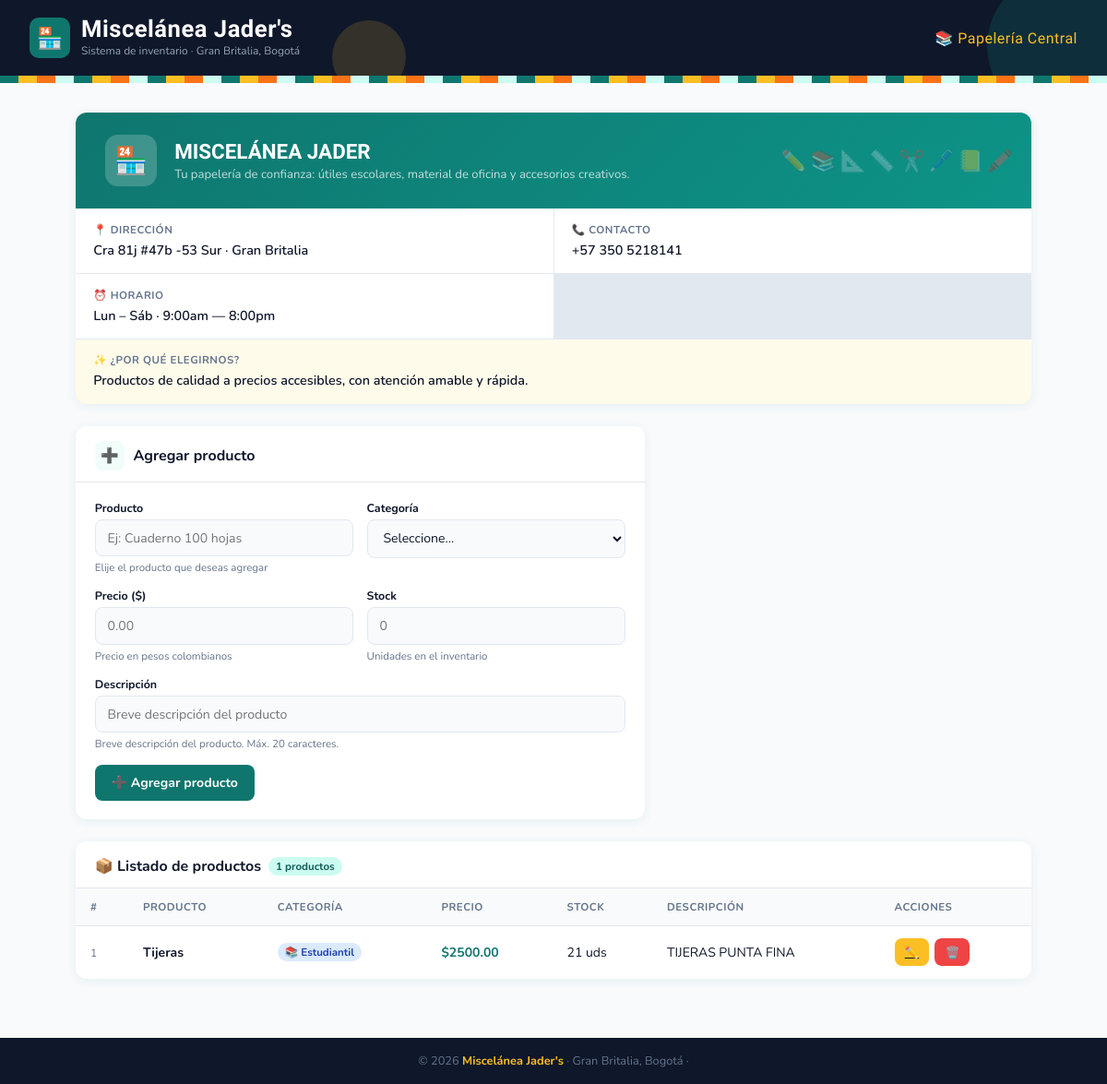
Before: / with the older database file.
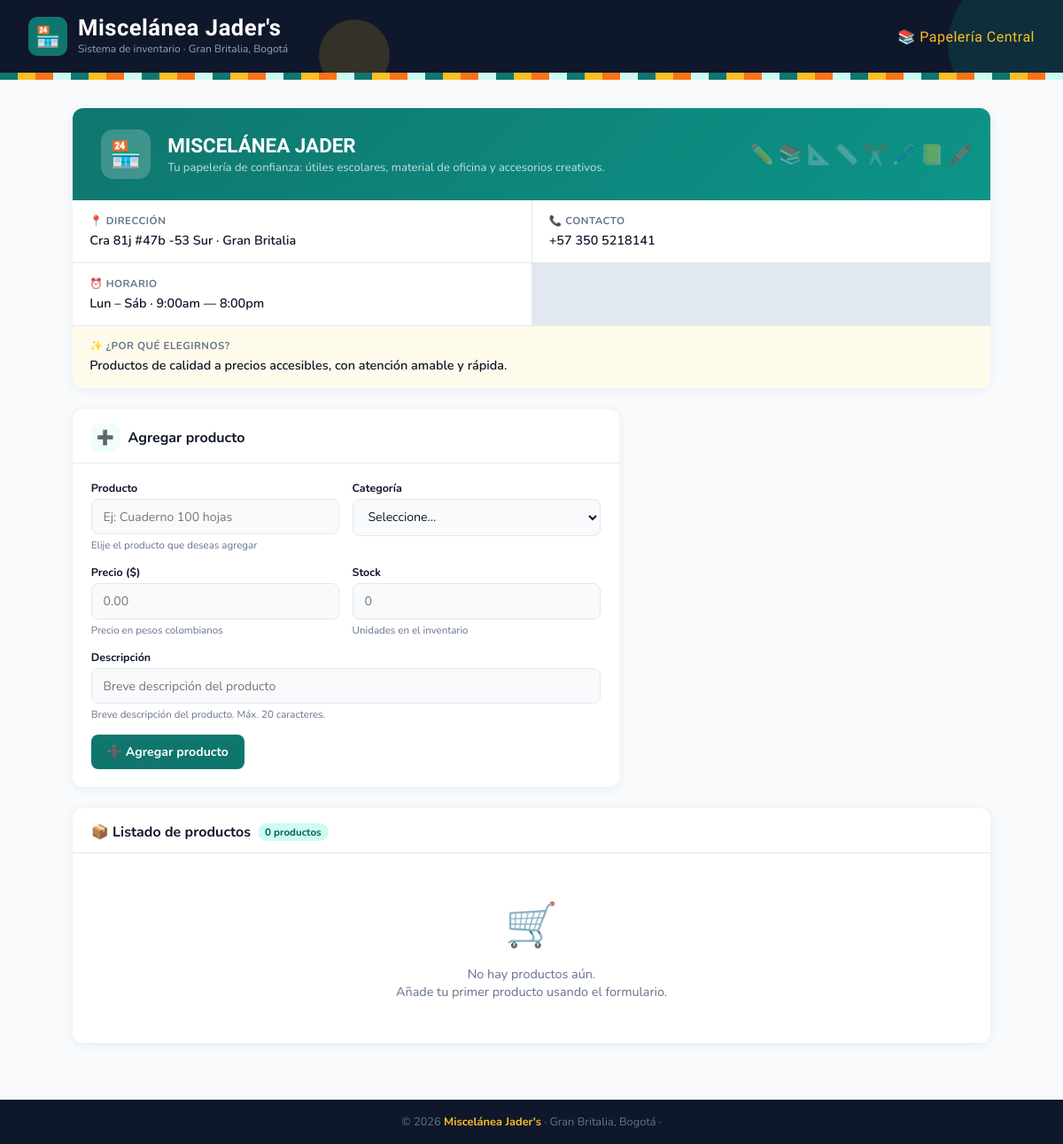
After: the same page with the newer database file.
### tables this page shows
CREATE TABLE productos (
            id INTEGER PRIMARY KEY AUTOINCREMENT,
            nombre TEXT NOT NULL,
            categoria TEXT NOT NULL,
            precio REAL NOT NULL,
            stock INTEGER NOT NULL,
            descripcion TEXT NOT NULL,
            creado_en TEXT NOT NULL
        );

### main.py (the view)
@app.get("/", response_class=HTMLResponse)
def inicio(request: Request):
    return ver_productos(request)

### templates/productos.html (shortened to what this page needs)
<!DOCTYPE html>
<html lang="es">
<head>
  <link rel="stylesheet" href="{{ url_for('static', path='style.css') }}">
</head>
<body>
<header>
  <div class="header-inner">
    <div class="header-logo">
      <div class="logo-icon">🏪</div>
      <div>
        <h1>Miscelánea Jader's</h1>
        <p class="subtitle">Sistema de inventario · Gran Britalia, Bogotá</p>
      </div>
    </div>
    <div class="header-brand">📚 Papelería Central</div>
  </div>
</header>
<div class="pattern-banner"></div>
<main>
  <div class="hero">
    <div class="hero-top">
      <div class="hero-avatar">🏪</div>
      <div>
        <h2>MISCELÁNEA JADER</h2>
        <p>Tu papelería de confianza: útiles escolares, material de oficina y accesorios creativos.</p>
      </div>
    </div>
    <div class="info-grid">
      <div class="info-cell">
        <strong>📍 Dirección</strong>
        <span>Cra 81j #47b -53 Sur · Gran Britalia</span>
      </div>
      <div class="info-cell">
        <strong>📞 Contacto</strong>
        <span>+57 350 5218141</span>
      </div>
      <div class="info-cell">
        <strong>⏰ Horario</strong>
        <span>Lun – Sáb · 9:00am — 8:00pm</span>
      </div>
      <div class="info-cell">
        <strong>✨ ¿Por qué elegirnos?</strong>
        <span>Productos de calidad a precios accesibles, con atención amable y rápida.</span>
      </div>
    </div>
  </div>
  <div class="grid">
    <div class="panel">
      <div class="panel-header">
        <div class="panel-icon">➕</div>
        <h3>Agregar producto</h3>
      </div>
      <div class="panel-body">
        <form action="/productos" method="post" class="form-grid">
          <div class="field">
            <label>Producto</label>
            <input name="nombre" placeholder="Ej: Cuaderno 100 hojas" value="{{ form_data.nombre or '' }}" required>
            <span class="help">Elije el producto que deseas agregar</span>
          </div>
          <div class="field">
            <label>Categoría</label>
            <select name="categoria" required>
              <option value="">Seleccione...</option>
            </select>
          </div>
          <div class="field">
            <label>Precio ($)</label>
            <input type="number" step="0.01" min="0.01" name="precio" placeholder="0.00" value="{{ form_data.precio or '' }}" required>
            <span class="help">Precio en pesos colombianos</span>
          </div>
          <div class="field">
            <label>Stock</label>
            <input type="number" name="stock" min="0" placeholder="0" value="{{ form_data.stock or '' }}" required>
            <span class="help">Unidades en el inventario</span>
          </div>
          <div class="field full">
            <label>Descripción</label>
            <input name="descripcion" placeholder="Breve descripción del producto" value="{{ form_data.descripcion or '' }}" required maxlength="20">
            <span class="help">Breve descripción del producto. Máx. 20 caracteres.</span>
          </div>
          <div class="full actions-row">
            <button class="btn btn-primary" type="submit">➕ Agregar producto</button>
          </div>
        </form>
      </div>
    </div>
  </div>
  <div class="section-table">
    <div class="section-table-header">
      <h3>
        📦 Listado de productos
        <span class="badge badge-teal">{{ productos|length }} productos</span>
      </h3>
    </div>
    {% if productos|length == 0 %}
    <div class="empty-state">
      <div class="empty-icon">🛒</div>
      <p>No hay productos aún.<br>Añade tu primer producto usando el formulario.</p>
    </div>
    {% else %}
    <div class="table-wrap">
      <table>
        <thead>
          <tr>
            <th>#</th>
            <th>Producto</th>
            <th>Categoría</th>
            <th>Precio</th>
            <th>Stock</th>
            <th>Descripción</th>
            <th>Acciones</th>
          </tr>
        </thead>
        <tbody>
          {% for p in productos %}
          <tr>
            <td><span class="product-id">{{ p.id }}</span></td>
            <td><span class="product-name">{{ p.nombre }}</span></td>
            <td>
              {% if p.categoria == 'Estudiantil' %}
                <span class="badge badge-estudiantil">📚 Estudiantil</span>
              {% elif p.categoria == 'Oficina' %}
                <span class="badge badge-oficina">🖊️ Oficina</span>
              {% else %}
                <span class="badge badge-tecnologia">💻 Tecnología</span>
              {% endif %}
            </td>
            <td><span class="price">${{ '%.2f'|format(p.precio) }}</span></td>
            <td>
              <span class="{% if p.stock <= 5 %}stock-low{% endif %}">
                {{ p.stock }} uds{% if p.stock <= 5 %} ⚠️{% endif %}
              </span>
            </td>
            <td>{{ p.descripcion }}</td>
            <td>
              <div class="td-actions">
                <a class="btn btn-warning btn-sm" href="/productos?editar={{ p.id }}">✏️</a>
                <form action="/productos/eliminar" method="post" style="display:inline"
                      onsubmit="return confirm('¿Eliminar {{ p.nombre }}?')">
                  <button class="btn btn-danger btn-sm" type="submit">🗑️</button>
                </form>
              </div>
            </td>
          </tr>
          {% endfor %}
        </tbody>
      </table>
    </div>
    {% endif %}
  </div>
</main>
<footer>
  <p>&copy; {{ year }} <span>Miscelánea Jader's</span> · Gran Britalia, Bogotá · </p>
</footer>
</body>
</html>

Changed rows visible on the page:
removed productos: id "1", nombre "Tijeras", categoria "📚 Estudiantil", precio "2500.00", stock "21", descripcion "TIJERAS PUNTA FINA"
Other visible differences:
{{ productos|length }}: "1" → "0"
text no longer shown: "# PRODUCTO CATEGORÍA PRECIO STOCK DESCRIPCIÓN ACCIONES"
text now shown: "🛒 No hay productos aún. Añade tu primer producto usando el formulario."
